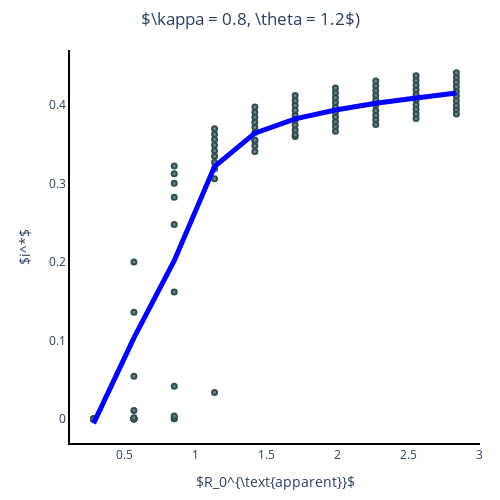

The cell this chart's notebook holds for it:
### Markdown cell above
### Bifurcation plots in the adaptive setting

### Code cell
kappa = 0.8
theta = 1.2
folder = "C:/Users/jimmy/OneDrive/Desktop/Maestria Metodos Matematicos y Aplicaciones/Tesis/adaptive/code/adaptive/data/bifurcation_heatmap_adaptive"
data = pd.read_csv(f"{folder}/simulation_adaptive_bifurcation_{kappa}_{theta}.csv")
data = data[['R0', 'final_conv_inf_point', 'final_stopping_point', 'kappa', 'theta', 'prop']]
data = data[~data['R0'].str.endswith('ERROR')]
data['R0'] = data['R0'].astype(float)
data = data[data['R0']<=3]

fig = px.scatter(data, x="R0",
                 y="final_conv_inf_point",
                 trendline="lowess",
                 trendline_options=dict(frac=0.5),
                 width=500,
                 height=500,
                 labels={
                     "final_conv_inf_point": "$i^*$",
                     "R0": "$R_0^{\\text{apparent}}$"
                 },)
fig.update_layout(
    margin=dict(l=70, r=20, t=50, b=20),
    plot_bgcolor='rgba(0,0,0,0)')
fig.update_traces(marker=dict(size=5,
                              color='slategray',
                              line=dict(
                                  width=2,
                                  color='DarkSlateGrey')),
                  selector=dict(mode='markers'),
                 hovertemplate="<br>".join([
                     "R0: %{x}",
                     "i*: %{y}",
                 ]))
fig.update_xaxes(showline=True, linewidth=2, linecolor='black')
fig.update_yaxes(showline=True, linewidth=2, linecolor='black')
fig.update_layout(title_text=f"$\\kappa = {kappa}, \\theta = {theta}$)", title_x=0.5)
# This styles the line
fig.update_traces(line=dict(color="blue", width=5))
fig.show()

### Figure 1 — Plotly figure (JSON) as saved in the notebook; plotly's stock layout.template omitted (floating-point values rounded to 4 significant figures)
{"data": [{"hovertemplate": "R0: %{x}<br>i*: %{y}", "legendgroup": "", "line": {"color": "blue", "width": 5}, "marker": {"color": "slategray", "line": {"color": "DarkSlateGrey", "width": 2}, "size": 5, "symbol": "circle"}, "mode": "markers", "name": "", "orientation": "v", "showlegend": false, "type": "scatter", "x": [0.2862, 0.5697, 0.8532, 1.137, 1.42, 1.704, 1.987, 2.271, 2.554, 2.838, 0.2862, 0.5697, 0.8532, 1.137, 1.42, 1.704, 1.987, 2.271, 2.554, 2.838, 0.2862, 0.5697, 0.8532, 1.137, 1.42, 1.704, 1.987, 2.271, 2.554, 2.838, 0.2862, 0.5697, 0.8532, 1.137, 1.42, 1.704, 1.987, 2.271, 2.554, 2.838, 0.2862, 0.5697, 0.8532, 1.137, 1.42, 1.704, 1.987, 2.271, 2.554, 2.838, 0.2862, 0.5697, 0.8532, 1.137, 1.42, 1.704, 1.987, 2.271, 2.554, 2.838, 0.2862, 0.5697, 0.8532, 1.137, 1.42, 1.704, 1.987, 2.271, 2.554, 2.838, 0.2862, 0.5697, 0.8532, 1.137, 1.42, 1.704, 1.987, 2.271, 2.554, 2.838, 0.2862, 0.5697, 0.8532, 1.137, 1.42, 1.704, 1.987, 2.271, 2.554, 2.838, 0.2862, 0.5697, 0.8532, 1.137, 1.42, 1.704, 1.987, 2.271, 2.554, 2.838], "xaxis": "x", "y": [0.0001389, 0.0002124, 0.0002868, 0.03372, 0.3408, 0.3599, 0.3668, 0.3755, 0.383, 0.3888, 2.511e-10, 1.491e-06, 0.0004779, 0.306, 0.3481, 0.3622, 0.3727, 0.3812, 0.3887, 0.3944, 1.593e-09, 9.69e-06, 0.003749, 0.3188, 0.3542, 0.3684, 0.3788, 0.3872, 0.3946, 0.3997, 7.679e-09, 5.238e-05, 0.04173, 0.3272, 0.3555, 0.3747, 0.3849, 0.3933, 0.4006, 0.4056, 3.31e-08, 0.000284, 0.1617, 0.3347, 0.3653, 0.381, 0.3911, 0.4002, 0.4069, 0.4115, 1.339e-07, 0.001674, 0.2478, 0.3419, 0.3717, 0.3872, 0.3972, 0.4066, 0.4135, 0.4174, 5.261e-07, 0.01076, 0.2827, 0.349, 0.3782, 0.3935, 0.4033, 0.4126, 0.4195, 0.4234, 2.023e-06, 0.05442, 0.3004, 0.356, 0.3846, 0.3997, 0.4095, 0.4187, 0.4254, 0.4293, 7.603e-06, 0.1362, 0.3125, 0.363, 0.3911, 0.4059, 0.4156, 0.4247, 0.4314, 0.4353, 2.813e-05, 0.2, 0.3224, 0.3699, 0.3975, 0.4122, 0.4218, 0.4308, 0.4374, 0.4412], "yaxis": "y"}, {"hovertemplate": "<b>LOWESS trendline</b><br><br>$R_0^{\\text{apparent}}$=%{x}<br>$i^*$=%{y} <b>(trend)</b><extra></extra>", "legendgroup": "", "line": {"color": "blue", "width": 5}, "marker": {"color": "#636efa", "symbol": "circle"}, "mode": "lines", "name": "", "showlegend": false, "type": "scatter", "x": [0.2862, 0.2862, 0.2862, 0.2862, 0.2862, 0.2862, 0.2862, 0.2862, 0.2862, 0.2862, 0.5697, 0.5697, 0.5697, 0.5697, 0.5697, 0.5697, 0.5697, 0.5697, 0.5697, 0.5697, 0.8532, 0.8532, 0.8532, 0.8532, 0.8532, 0.8532, 0.8532, 0.8532, 0.8532, 0.8532, 1.137, 1.137, 1.137, 1.137, 1.137, 1.137, 1.137, 1.137, 1.137, 1.137, 1.42, 1.42, 1.42, 1.42, 1.42, 1.42, 1.42, 1.42, 1.42, 1.42, 1.704, 1.704, 1.704, 1.704, 1.704, 1.704, 1.704, 1.704, 1.704, 1.704, 1.987, 1.987, 1.987, 1.987, 1.987, 1.987, 1.987, 1.987, 1.987, 1.987, 2.271, 2.271, 2.271, 2.271, 2.271, 2.271, 2.271, 2.271, 2.271, 2.271, 2.554, 2.554, 2.554, 2.554, 2.554, 2.554, 2.554, 2.554, 2.554, 2.554, 2.838, 2.838, 2.838, 2.838, 2.838, 2.838, 2.838, 2.838, 2.838, 2.838], "xaxis": "x", "y": [-0.005554, -0.005554, -0.005554, -0.005554, -0.005554, -0.005554, -0.005554, -0.005554, -0.005554, -0.005554, 0.1033, 0.1033, 0.1033, 0.1033, 0.1033, 0.1033, 0.1033, 0.1033, 0.1033, 0.1033, 0.2016, 0.2016, 0.2016, 0.2016, 0.2016, 0.2016, 0.2016, 0.2016, 0.2016, 0.2016, 0.3218, 0.3218, 0.3218, 0.3218, 0.3218, 0.3218, 0.3218, 0.3218, 0.3218, 0.3218, 0.3644, 0.3644, 0.3644, 0.3644, 0.3644, 0.3644, 0.3644, 0.3644, 0.3644, 0.3644, 0.3824, 0.3824, 0.3824, 0.3824, 0.3824, 0.3824, 0.3824, 0.3824, 0.3824, 0.3824, 0.3938, 0.3938, 0.3938, 0.3938, 0.3938, 0.3938, 0.3938, 0.3938, 0.3938, 0.3938, 0.4025, 0.4025, 0.4025, 0.4025, 0.4025, 0.4025, 0.4025, 0.4025, 0.4025, 0.4025, 0.409, 0.409, 0.409, 0.409, 0.409, 0.409, 0.409, 0.409, 0.409, 0.409, 0.4154, 0.4154, 0.4154, 0.4154, 0.4154, 0.4154, 0.4154, 0.4154, 0.4154, 0.4154], "yaxis": "y"}], "layout": {"height": 500, "legend": {"tracegroupgap": 0}, "margin": {"b": 20, "l": 70, "r": 20, "t": 50}, "plot_bgcolor": "rgba(0, 0, 0, 0)", "title": {"text": "$\\kappa = 0.8, \\theta = 1.2$)", "x": 0.5}, "width": 500, "xaxis": {"anchor": "y", "autorange": true, "domain": [0, 1], "linecolor": "black", "linewidth": 2, "range": [0.12, 3.004], "showline": true, "title": {"text": "$R_0^{\\text{apparent}}$"}, "type": "linear"}, "yaxis": {"anchor": "x", "autorange": true, "domain": [0, 1], "linecolor": "black", "linewidth": 2, "range": [-0.0306, 0.4702], "showline": true, "title": {"text": "$i^*$"}, "type": "linear"}}}
